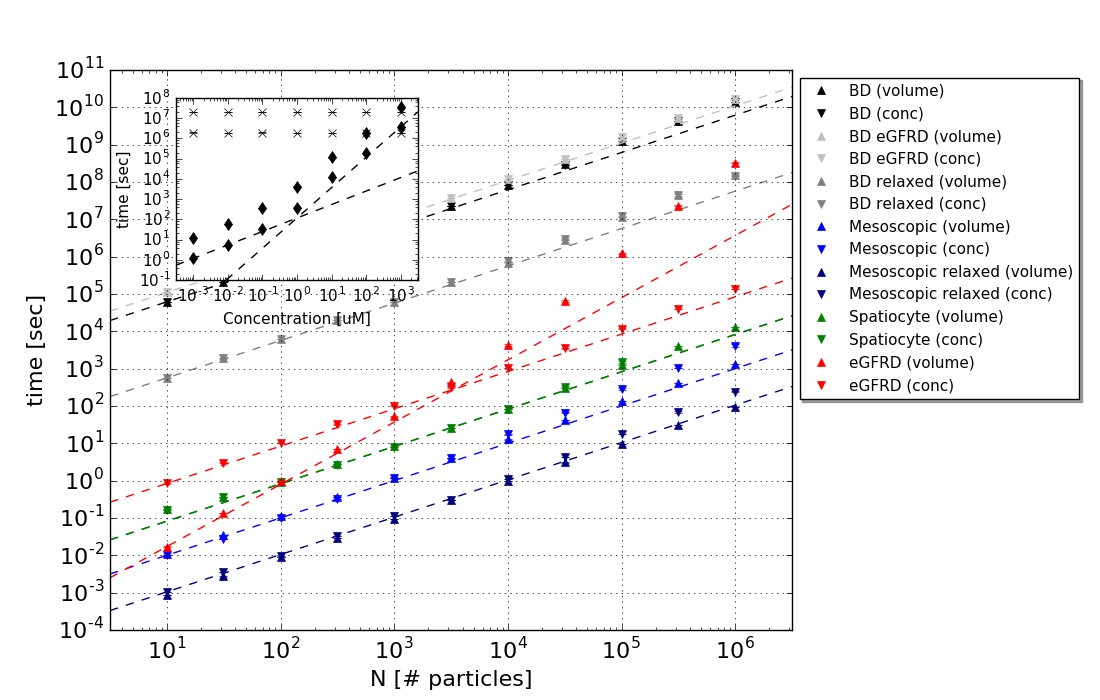

The script that saved this image:
import time

from ecell4 import *

radius = 0.005
D = 1

def singlerun(f, L, num, max_steps, min_duration=0.0):
    """
    Parameters
    ----------
    f : Factory
    L : Real
        A size of the World
    num : Real
        The number of molecules
    max_steps : Integer
        The maximum number of steps
    min_duration : Real, optional
        The minimum duration
    """
    m = NetworkModel()
    m.add_species_attribute(Species("A", str(radius), str(D)))
    w = f.create_world(ones() * L)
    w.bind_to(m)
    w.add_molecules(Species("A"), num)
    sim = f.create_simulator(w)
    sim.initialize()
    tstart = time.time()
    i, telapsed = 0, 0.0
    while i < max_steps or telapsed < min_duration:
        sim.step()
        telapsed = time.time() - tstart
        i += 1
    return telapsed / sim.t()

def run(num_trials, *args):
    retval = []
    for _ in range(num_trials):
        retval.append(singlerun(*args))
    return retval

def matrix_sizes(L, N, r):
    N = int(min(L / (2 * r), max(3, cbrt(N))))
    return Integer3(N, N, N)

def partitioned_factory_maker(ftype, *args):
    def create_factory(L, num):
        rng = GSLRandomNumberGenerator()
        rng.seed(0)
        return ftype(matrix_sizes(L, num, radius), rng, *args)
    return create_factory

def non_partitioned_factory_maker(ftype, *args):
    def create_factory(L, num):
        rng = GSLRandomNumberGenerator()
        rng.seed(0)
        return ftype(*(args + (rng, )))
    return create_factory

def savedata(filename, x, data):
    with open(filename, "a") as fout:
        line = "{}\t{}".format(x, "\t".join([str(t) for t in data]))
        fout.write(line)
        fout.write("\n")
        print("{} => {}".format(filename, line))

def plotdata(ax, filename, label=None, c="k", marker="s", lines=[(0, 1.0)]):
    import numpy
    data = numpy.loadtxt(filename)
    # data = numpy.log10(data)
    data = numpy.array([(row[0], numpy.mean(row[1: ]), numpy.std(row[1: ])) for row in data]).T
    ax.errorbar(data[0], data[1], data[2], fmt='o', color=c, marker=marker, mec=c, label=label)
    # ax.plot(data[0], data[0] + data[1][0] - data[0][0], '--', color=c)

    if lines is not None:
        left, right = ax.get_xlim()
        x = numpy.linspace(left, right, 3)
        # x = numpy.logspace(0.5, 6.5, 5)
        # x = data[0]
        for line in lines:
            ax.plot(x, numpy.power(x, line[1]) * (data[1][line[0]] / numpy.power(data[0][line[0]], line[1])), '--', color=c)


if __name__ == "__main__":
    import numpy
    import os
    import os.path

    def profile1(filename, ns, create_factory, fixed_volume, one_particle_per_step, max_steps, min_duration):
        if os.path.isfile(filename):
            os.remove(filename)

        numarray = numpy.logspace(*ns).astype(int)
        for num in numarray:
            if fixed_volume:
                L = cbrt(40.0)  # 3.42
            else:
                L = cbrt(num / 60.0 * 1.0)  # 100nM

            if one_particle_per_step:
                max_steps_ = num * max_steps
            else:
                max_steps_ = max_steps

            savedata(filename, num, run(5, create_factory(L, num), L, num, max_steps_, min_duration))

    def profile2(filename, cs, create_factory, num, one_particle_per_step, max_steps, min_duration):
        if os.path.isfile(filename):
            os.remove(filename)

        concarray = numpy.logspace(*cs)
        for conc in concarray:
            volume = num / (conc * 1e-6 * N_A) * 1e-3
            L = cbrt(volume) * 1e+6

            if one_particle_per_step:
                max_steps_ = num * max_steps
            else:
                max_steps_ = max_steps

            savedata(filename, conc, run(5, create_factory(L, num), L, num, max_steps_, min_duration))

    def profileall(solvers, ftypes=None):
        if ftypes is None:
            ftypes = solvers.keys()

        if not os.path.isdir("N"):
            os.mkdir("N")

        for ftype in ftypes:
            for fixed_volume in (True, False):
                if (ftype, fixed_volume) in (("Spatiocyte", False), ):
                    ns = (1.0, 5.0, 9)
                else:
                    ns = (1.0, 6.0, 11)
                create_factory, one_particle_per_step, c, marker = solvers[ftype]
                filename = "N/{}-{}.tsv".format(ftype, "volume" if fixed_volume else "conc")
                profile1(filename, ns, create_factory, fixed_volume, one_particle_per_step, max_steps, min_duration)

        if not os.path.isdir("C"):
            os.mkdir("C")

        for ftype in ("eGFRD", "BD"):
            for num in (300, 3000):
                cs = (-3, 3, 7)
                create_factory, one_particle_per_step, c, marker = solvers[ftype]
                filename = "C/{}-{:d}.tsv".format(ftype, num)
                profile2(filename, cs, create_factory, num, one_particle_per_step, max_steps, min_duration)

    def plotall(outputfilename, solvers, ftypes=None):
        if ftypes is None:
            ftypes = sorted(tuple(solvers.keys()))

        import matplotlib
        matplotlib.use('Agg')

        import matplotlib.pyplot as plt
        plt.rcParams["font.size"] = 16

        fig, ax = plt.subplots(1, 1, figsize=(11, 7))
        plt.subplots_adjust(left = 0.10, right = 0.72)
        ax.set_xscale("log")
        ax.set_yscale("log")
        ax.set_xlim(10.0 ** 0.5, 10.0 ** 6.5)
        ax.set_xlabel("N [# particles]")
        ax.set_ylabel("time [sec]")
        ax.grid()

        for ftype in ftypes:
            for fixed_volume in (True, False):
                create_factory, one_particle_per_step, c, marker = solvers[ftype]
                filename = "N/{}-{}.tsv".format(ftype.replace(".", "-"), "volume" if fixed_volume else "conc")
                label = "{} ({})".format(ftype, "volume" if fixed_volume else "conc")
                if (ftype, fixed_volume) == ("eGFRD", True):
                    plotdata(ax, filename, label, c, "^" if fixed_volume else "v", [(0, 5.0 / 3.0)])
                elif ftype == "Spatiocyte":
                    plotdata(ax, filename, label, c, "^" if fixed_volume else "v", [(5, 1.0)])
                else:
                    if fixed_volume:
                        plotdata(ax, filename, label, c, "^", None)
                        # plotdata(ax, filename, label, c, "^")
                    else:
                        plotdata(ax, filename, label, c, "v")

        handles, labels = ax.get_legend_handles_labels()
        handles = [h[0] for h in handles]  # remove the errorbars
        ax.legend(handles, labels, loc='upper left', numpoints=1, shadow=True, fontsize=11, bbox_to_anchor=(1.0, 1.0))

        inset = fig.add_axes([0.16, 0.60, 0.22, 0.26])
        inset.set_xscale("log")
        inset.set_yscale("log")
        inset.tick_params(labelsize=11)
        inset.set_xlabel("Concentration [uM]", fontsize=11)
        inset.set_ylabel("time [sec]", fontsize=11)
        inset.set_xlim(10.0 ** -3.5, 10.0 ** +3.5)
        inset.set_ylim(10.0 ** -1.0, 10.0 ** +8.0)
        for ftype in ("eGFRD", "BD"):
            for num in (300, 3000):
                create_factory, one_particle_per_step, c, marker = solvers[ftype]
                filename = "C/{}-{:d}.tsv".format(ftype, num)
                if ftype == "eGFRD":
                    if num == 300:
                        plotdata(inset, filename, c='k', marker=marker, lines=[(0, 2.0 / 3.0), (-1, 1.5)])
                    else:
                        plotdata(inset, filename, c='k', marker=marker, lines=None)
                else:
                    plotdata(inset, filename, c='k', marker=marker, lines=None)

        plt.savefig(outputfilename)
        # plt.show()

    max_steps = 10
    min_duration = 10.0 # 1.0

    solvers = {
        "Mesoscopic": (non_partitioned_factory_maker(meso.MesoscopicFactory, 0.1), True, "b", "o"),
        "Mesoscopic relaxed": (non_partitioned_factory_maker(meso.MesoscopicFactory, 0.3), True, "navy", "o"),
        "BD": (partitioned_factory_maker(bd.BDFactory, 1e-5), False, "k", "x"),
        "BD relaxed": (partitioned_factory_maker(bd.BDFactory, 1e-3), False, "gray", "x"),
        "BD eGFRD": (partitioned_factory_maker(egfrd.BDFactory, 1e-5), False, "silver", "v"),
        "eGFRD": (partitioned_factory_maker(egfrd.EGFRDFactory), True, "r", "d"),
        "Spatiocyte": (non_partitioned_factory_maker(spatiocyte.SpatiocyteFactory, radius), False, "g", "o"),
        }

    profileall(solvers)
    plotall("benchmark.png", solvers)
